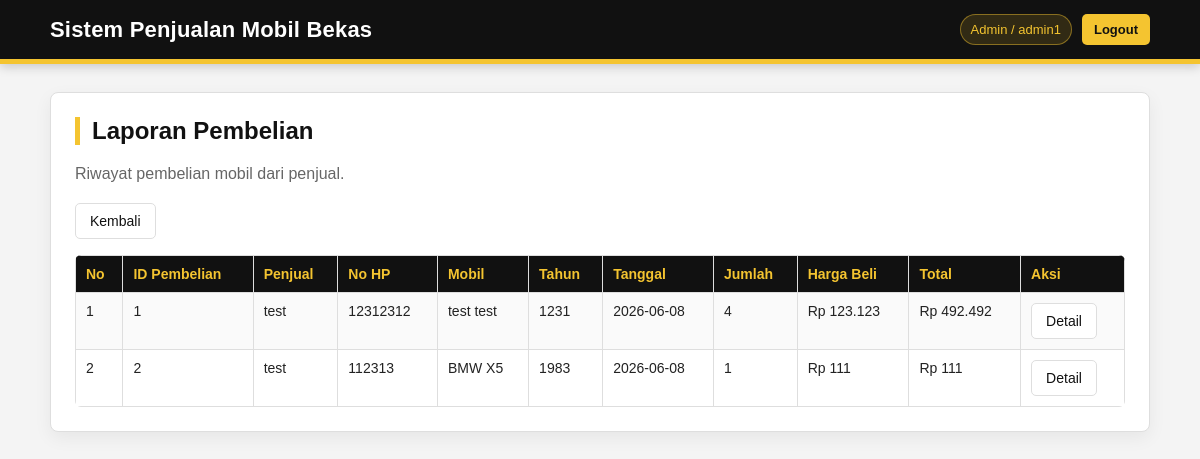
Screenshot of /laporan/pembelian.php (signed in) with the database file from the repository.
### tables this page shows
CREATE TABLE `pembelian` (
  `id_pembelian` int(11) NOT NULL,
  `id_mobil` int(11) DEFAULT NULL,
  `nama_penjual` varchar(100) DEFAULT NULL,
  `no_hp_penjual` varchar(20) DEFAULT NULL,
  `tanggal_pembelian` date DEFAULT NULL,
  `total` float DEFAULT NULL
);

CREATE TABLE `mobil` (
  `id_mobil` int(11) NOT NULL,
  `id_master` int(11) DEFAULT NULL,
  `merk` varchar(50) DEFAULT NULL,
  `tipe` varchar(50) DEFAULT NULL,
  `tahun` int(11) DEFAULT NULL,
  `warna` varchar(20) DEFAULT NULL,
  `harga` float DEFAULT NULL,
  `stock` int(11) DEFAULT NULL,
  `status` enum('Tersedia','Dipesan','Terjual') DEFAULT 'Tersedia',
  `kondisi` varchar(100) DEFAULT NULL,
  `kilometer` int(11) DEFAULT NULL,
  `transmisi` enum('Manual','Matic') DEFAULT NULL,
  `bahan_bakar` varchar(50) DEFAULT NULL,
  `pajak_berlaku` date DEFAULT NULL,
  `plat_nomor` varchar(20) DEFAULT NULL,
  `deskripsi` text DEFAULT NULL
);

CREATE TABLE `detail_pembelian` (
  `id_detail` int(11) NOT NULL,
  `id_pembelian` int(11) DEFAULT NULL,
  `jumlah` int(11) DEFAULT NULL,
  `harga_beli` float DEFAULT NULL,
  `subtotal` float DEFAULT NULL
);

### laporan/pembelian.php (the view, shortened to what this page needs)
<?php
include "../config.php";
$query = "
SELECT
    pb.id_pembelian,
    pb.nama_penjual,
    pb.no_hp_penjual,
    COALESCE(mm.merk, m.merk) AS nama_merk,
    COALESCE(mm.tipe, m.tipe) AS nama_tipe,
    m.tahun,
    pb.tanggal_pembelian,
    dp.jumlah,
    dp.harga_beli,
    pb.total
FROM pembelian pb
JOIN mobil m ON pb.id_mobil = m.id_mobil
LEFT JOIN master_mobil mm ON m.id_master = mm.id_master
LEFT JOIN detail_pembelian dp ON pb.id_pembelian = dp.id_pembelian
ORDER BY pb.id_pembelian ASC
";
$data = mysqli_query($conn, $query);
?>
<!DOCTYPE html>
<html lang="id">
<head>
<link rel="stylesheet" href="../assets/css/style.css">
</head>
<body>
<div class="header">
    <div class="inner">
        <h1>Sistem Penjualan Mobil Bekas</h1>
        <div class="top-user">
            <?php if (isset($_SESSION['role'])) { ?>
                <span class="user-badge">
                    <?= htmlspecialchars($_SESSION['role']); ?>
                    <?php if (isset($_SESSION['username'])) { ?> / <?= htmlspecialchars($_SESSION['username']); ?><?php } ?>
                </span>
                <a class="logout-link" href="../logout.php">Logout</a>
            <?php } ?>
        </div>
    </div>
</div>
<div class="container">
<div class="card">
<h2>Laporan Pembelian</h2>
<p class="subtitle">Riwayat pembelian mobil dari penjual.</p>
<div class="toolbar">
    <a class="btn btn-secondary" href="../dashboard.php">Kembali</a>
</div>
<table>
<tr>
    <th>No</th>
    <th>ID Pembelian</th>
    <th>Penjual</th>
    <th>No HP</th>
    <th>Mobil</th>
    <th>Tahun</th>
    <th>Tanggal</th>
    <th>Jumlah</th>
    <th>Harga Beli</th>
    <th>Total</th>
    <th>Aksi</th>
</tr>
<?php if (mysqli_num_rows($data) > 0) { ?>
    <?php $no = 1; ?>
    <?php while ($row = mysqli_fetch_assoc($data)) { ?>
        <tr>
            <td><?= $no++; ?></td>
            <td><?= htmlspecialchars($row['id_pembelian']); ?></td>
            <td><?= htmlspecialchars($row['nama_penjual']); ?></td>
            <td><?= htmlspecialchars($row['no_hp_penjual']); ?></td>
            <td><?= htmlspecialchars($row['nama_merk'] . " " . $row['nama_tipe']); ?></td>
            <td><?= htmlspecialchars($row['tahun']); ?></td>
            <td><?= htmlspecialchars($row['tanggal_pembelian']); ?></td>
            <td><?= htmlspecialchars($row['jumlah']); ?></td>
            <td>Rp <?= number_format($row['harga_beli'], 0, ',', '.'); ?></td>
            <td>Rp <?= number_format($row['total'], 0, ',', '.'); ?></td>
            <td>
                <a class="btn btn-secondary" href="pembelian_read.php?id=<?= $row['id_pembelian']; ?>">Detail</a>
            </td>
        </tr>
    <?php } ?>
<?php } else { ?>
    <tr>
        <td colspan="11">Belum ada data pembelian.</td>
    </tr>
<?php } ?>
</table>
</div>
</div>
</body>
</html>

### assets/css/style.css (style rules this page uses)
:root { --black: #111111; --black-soft: #1c1c1c; --yellow: #f4c430; --yellow-dark: #d7a900; --yellow-soft: #fff7d6; --white: #ffffff; --gray-bg: #f4f4f4; --gray-border: #dedede; --text: #222222; --muted: #666666; --danger: #9b1c1c; }
* { box-sizing: border-box; }
body { margin: 0; font-family: Arial, Helvetica, sans-serif; background: var(--gray-bg); color: var(--text); }
a { color: var(--black); text-decoration: none; }
.header { background: var(--black); color: var(--white); padding: 14px 0; border-bottom: 5px solid var(--yellow); box-shadow: 0 3px 10px rgba(0,0,0,0.18); }
.header .inner { width: 92%; max-width: 1100px; margin: 0 auto; display: flex; align-items: center; justify-content: space-between; gap: 16px; }
.header h1 { margin: 0; font-size: 22px; font-weight: 700; letter-spacing: .2px; }
.top-user { display: flex; align-items: center; gap: 10px; font-size: 13px; color: #eeeeee; white-space: nowrap; }
.user-badge { background: rgba(244,196,48,0.14); border: 1px solid rgba(244,196,48,0.45); color: var(--yellow); padding: 7px 10px; border-radius: 999px; }
.logout-link { background: var(--yellow); color: var(--black); padding: 8px 12px; border-radius: 5px; font-weight: 700; transition: .18s ease; }
.container { width: 92%; max-width: 1100px; margin: 28px auto; }
.card { background: var(--white); border: 1px solid var(--gray-border); border-radius: 8px; padding: 24px; box-shadow: 0 6px 18px rgba(0,0,0,0.06); }
h2 { margin-top: 0; color: var(--black); border-left: 5px solid var(--yellow); padding-left: 12px; }
.subtitle { color: var(--muted); margin-top: 6px; margin-bottom: 20px; }
.toolbar { margin-bottom: 16px; display: flex; gap: 8px; flex-wrap: wrap; }
.btn, button { display: inline-block; padding: 9px 14px; border-radius: 5px; border: 1px solid var(--black); background: var(--black); color: var(--white); font-size: 14px; cursor: pointer; text-decoration: none; transition: .18s ease; }
.btn-secondary { background: var(--white); color: var(--black); border: 1px solid var(--gray-border); }
table { width: 100%; border-collapse: collapse; background: var(--white); margin-top: 12px; border-radius: 6px; overflow: hidden; }
th, td { border: 1px solid var(--gray-border); padding: 10px; text-align: left; vertical-align: top; font-size: 14px; }
th { background: var(--black); color: var(--yellow); font-weight: 700; }
tr:nth-child(even) td { background: #fafafa; }

### rows the page displays
pembelian: id_pembelian "1", nama_penjual "test", no_hp_penjual "12312312", nama_tipe "test test", id_mobil.tahun "1231", tanggal_pembelian "2026-06-08", detail_pembelian.jumlah "4", detail_pembelian.harga_beli "123.123", total "492.492"
pembelian: id_pembelian "2", nama_penjual "test", no_hp_penjual "112313", nama_tipe "BMW X5", id_mobil.tahun "1983", tanggal_pembelian "2026-06-08", detail_pembelian.jumlah "1", detail_pembelian.harga_beli "111", total "111"

### other values shown
$_SESSION['role'] "Admin"
$_SESSION['username'] "admin1"
